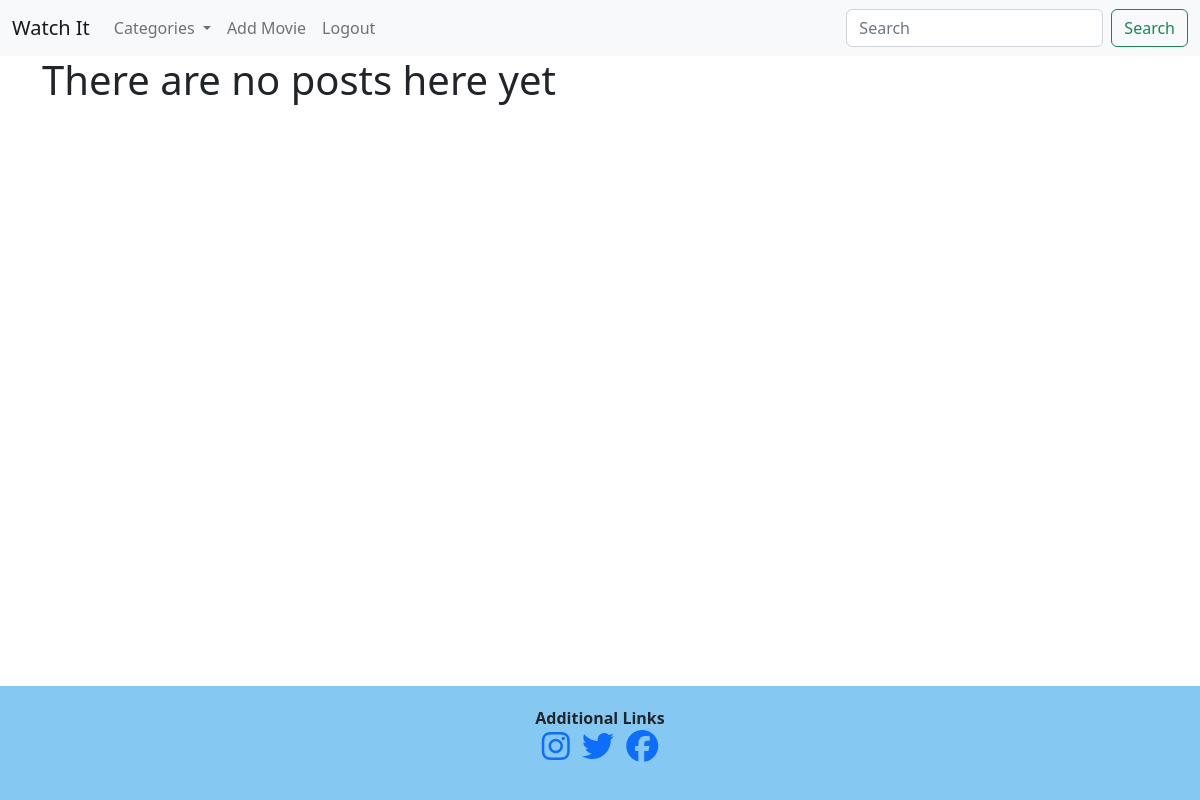
Page /category/Musicals/ (signed in) on the earlier database version.
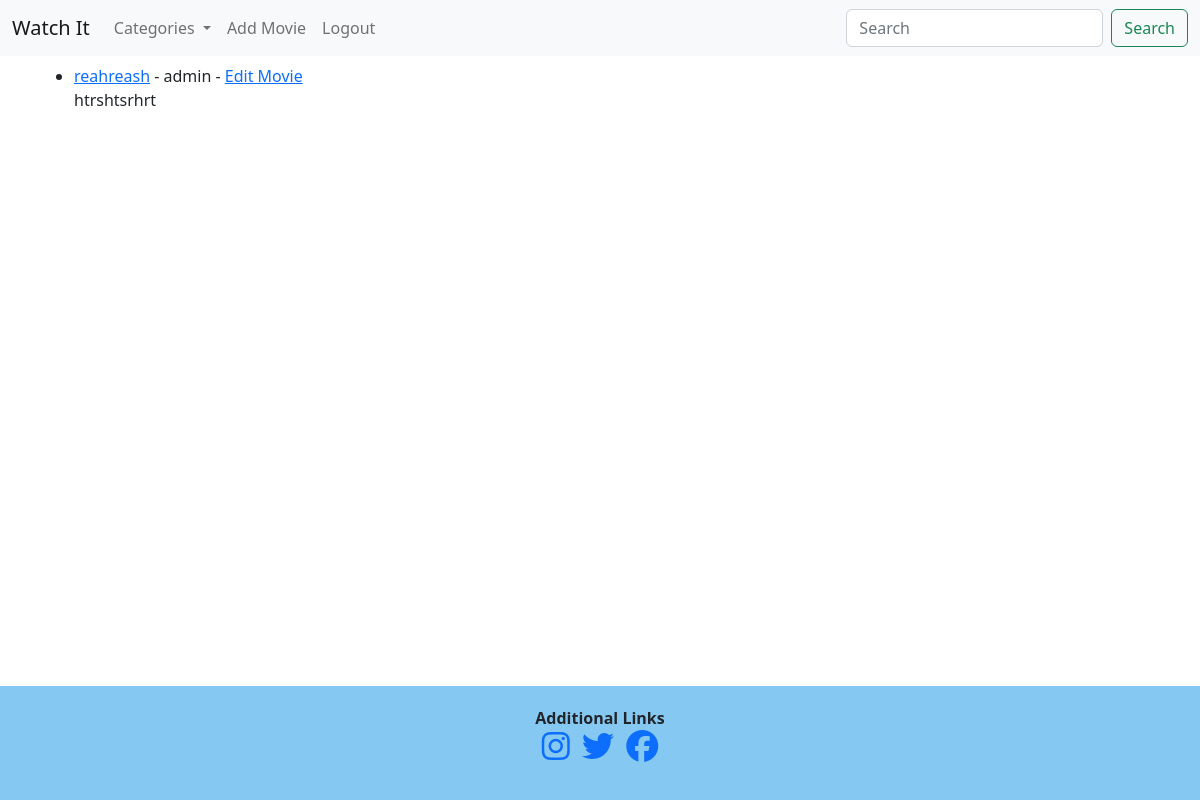
Same page on the later database version.
### watchit/models.py (models this page shows, shortened)
class Post(models.Model):
    title = models.CharField(max_length=255)
    title_tag = models.CharField(max_length=255)
    author = models.ForeignKey(User, on_delete=models.CASCADE)
    """This will delete all of users' posts"""
    body = models.TextField()
    post_date = models.DateField(auto_now_add=True)
    category = models.CharField(max_length=255, default='Action')

### watchit/views.py (the view)
# urls.py: path('category/<str:category>/', CategoryView, name="category"),
def CategoryView(request, category):
    category_posts = Post.objects.filter(category=category)
    context = {}
    context['category_posts'] = category_posts
    category_menu = Category.objects.all()
    context["category_menu"] = category_menu
    return render(request, 'categories.html', context)

### watchit/models.py (called while the page is built)
    def __str__(self):
        return self.name

### watchit/templates/categories.html (shortened to what this page needs)
{% extends 'base.html' %}
{% block content %}
    {% if user.is_authenticated %}
        {% if category_posts %}
            <ul>
            {% for Post in category_posts %}
                <li><a href="{% url 'movie-detail' Post.pk %}">{{ Post.title }}</a> - {{ Post.author }} - <a href="{% url 'edit-movie' Post.pk %}">Edit Movie</a> <br/>
                {{ Post.body|slice:":200" }}</li>
            {% endfor %}
            </ul>
        {% else %}
            <h1>There are no posts here yet</h1>
        {% endif %}
        {% endif %}
{% endblock %}

Differences in the rows shown:
added Post: title "reahreash", author "admin", body "htrshtsrhrt"
Other differences:
text no longer shown: "There are no posts here yet"
